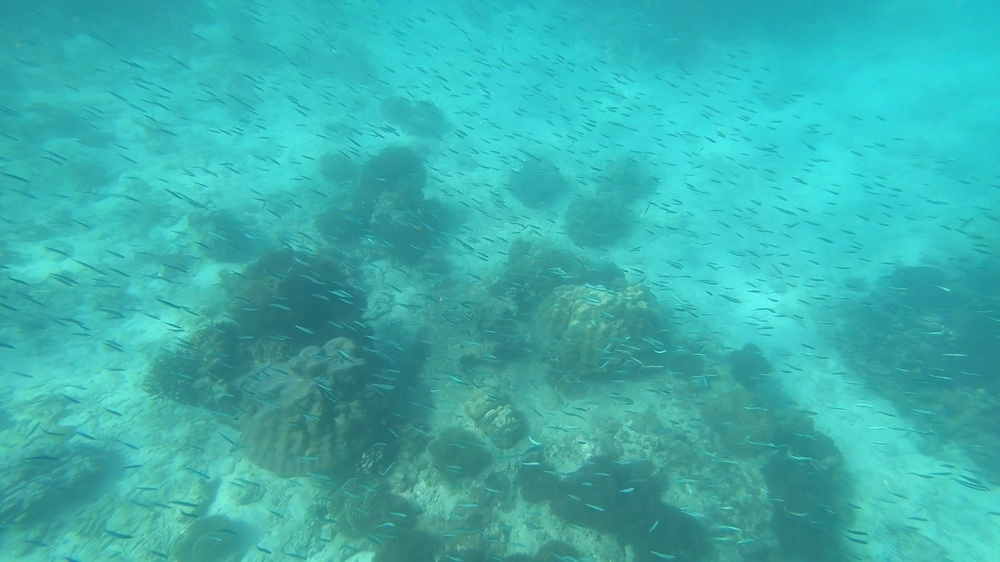
#> input picture Premidterm_Rattanapron/mergeimg.jpg, 1000 x 562 px, shrunk from 1920 x 1080 before the run, found by its file name
$ python pre_midterm.py
#> lines starting #> are read from the running program, lines starting #| are printed output that depends on the picture; after the words box and inside, x2 and y2 are one past the last pixel; in counts of white or black regions, pixels touching at a corner belong together
import cv2
import numpy as np
import matplotlib.pyplot as plt

# Load and convert the image to gray-scale
img = cv2.imread('D:/WORK/Year-3/Image-Processing/Premidterm/mergeimg.jpg')
#> img is the input picture: shape (562, 1000, 3); mean B, G, R 174.1, 177.8, 58.1
gray_image = cv2.cvtColor(img, cv2.COLOR_BGR2GRAY)
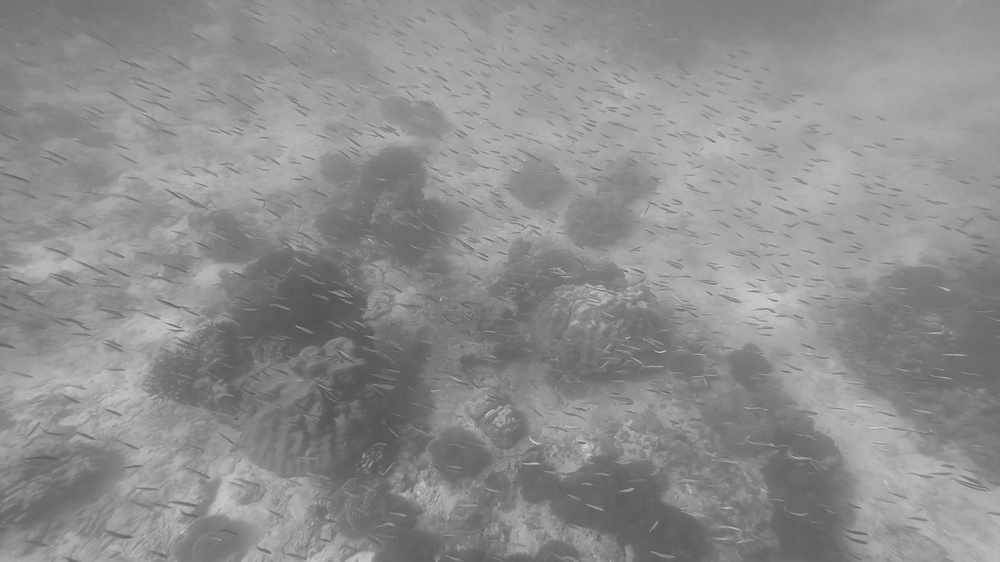
#> gray_image: shape (562, 1000); min 79, max 217, mean 141.6
cv2.imwrite('D:/WORK/Year-3/Image-Processing/Premidterm/grayimg.png', gray_image)

# Compute magnitude spectrum
f = np.fft.fft2(gray_image)
fshift = np.fft.fftshift(f)
magnitude_spectrum = 20 * np.log(np.abs(fshift) + 1)
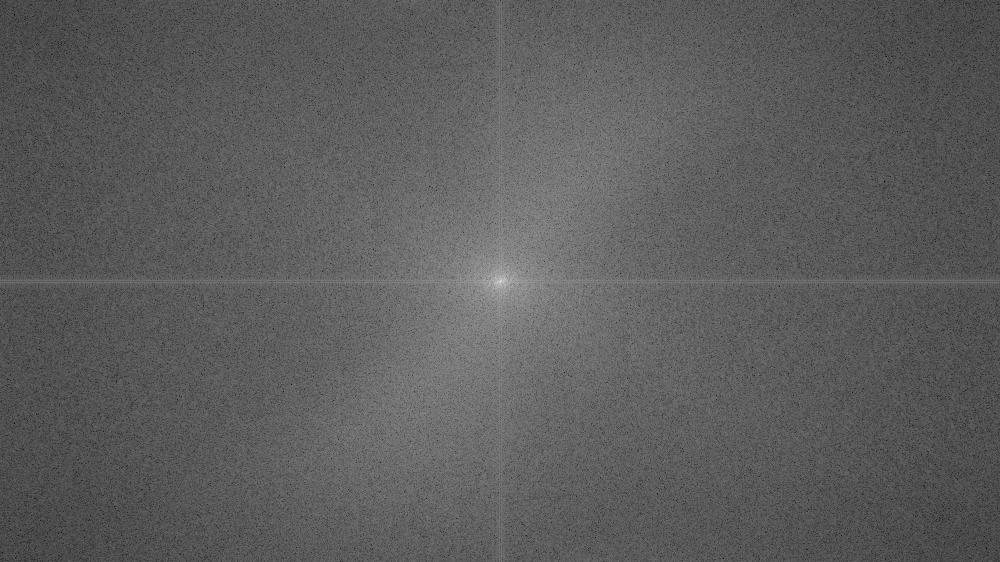
#> magnitude_spectrum: shape (562, 1000) float64; min 26.75, max 363.8, mean 150; drawn with min black and max white
magnitude_spectrum = np.uint8(255 * magnitude_spectrum / np.max(magnitude_spectrum))
cv2.imwrite('D:/WORK/Year-3/Image-Processing/Premidterm/magnitude.png', magnitude_spectrum)

# Ideal Lowpass and Highpass Filter masks
rows, cols = gray_image.shape
#> rows = 562; cols = 1000
crow, ccol = rows // 2, cols // 2
#> crow = 281; ccol = 500

radius = 15
lowpass_mask = np.zeros((rows, cols), np.uint8)
cv2.circle(lowpass_mask, (ccol, crow), radius, 1, thickness=-1)
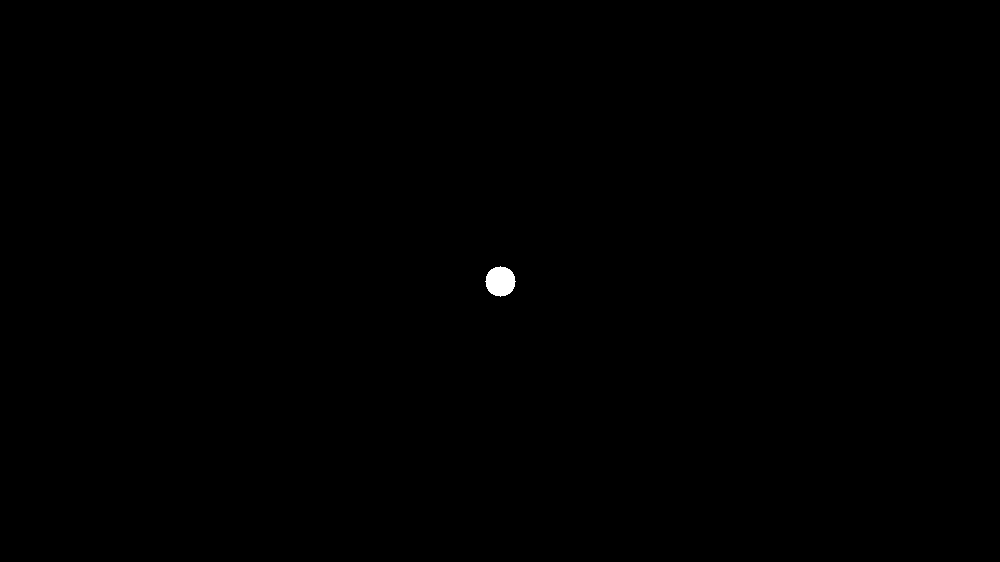
#> lowpass_mask: shape (562, 1000); values 0 (black) and 1 (white), 0.13% white; 1 white region, box (x1, y1, x2, y2) and area: (485, 266, 516, 297) 709

highpass_mask = np.ones((rows, cols), np.uint8)
cv2.circle(highpass_mask, (ccol, crow), radius, 0, thickness=-1)

# Apply filters
fshift_lowpass = fshift * lowpass_mask
fshift_highpass = fshift * highpass_mask

lowpass_image = np.fft.ifft2(np.fft.ifftshift(fshift_lowpass))
lowpass_image = np.abs(lowpass_image)
lowpass_image = np.uint8(255 * lowpass_image / np.max(lowpass_image))
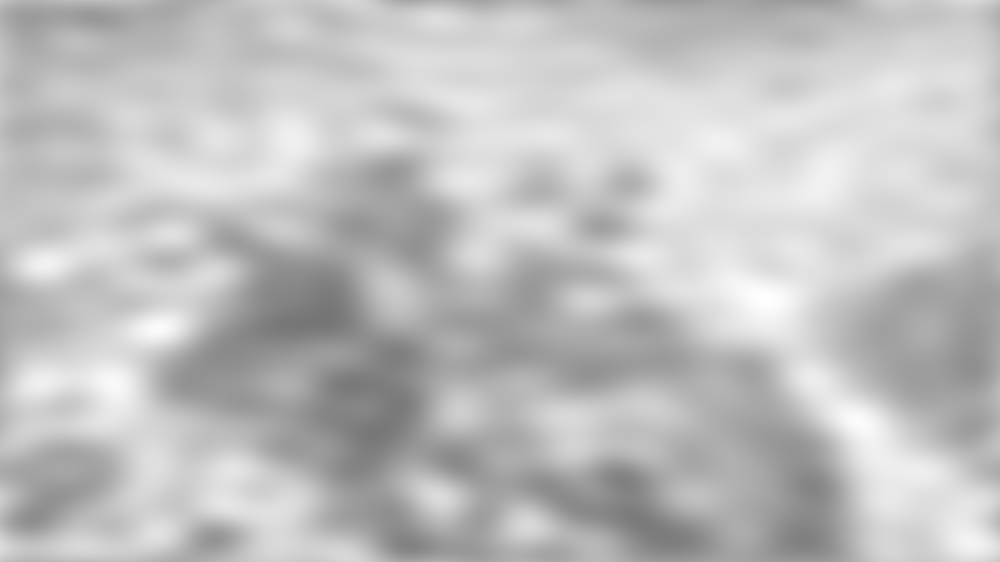
#> lowpass_image: shape (562, 1000); min 117, max 255, mean 191

highpass_image = np.fft.ifft2(np.fft.ifftshift(fshift_highpass))
highpass_image = np.abs(highpass_image)
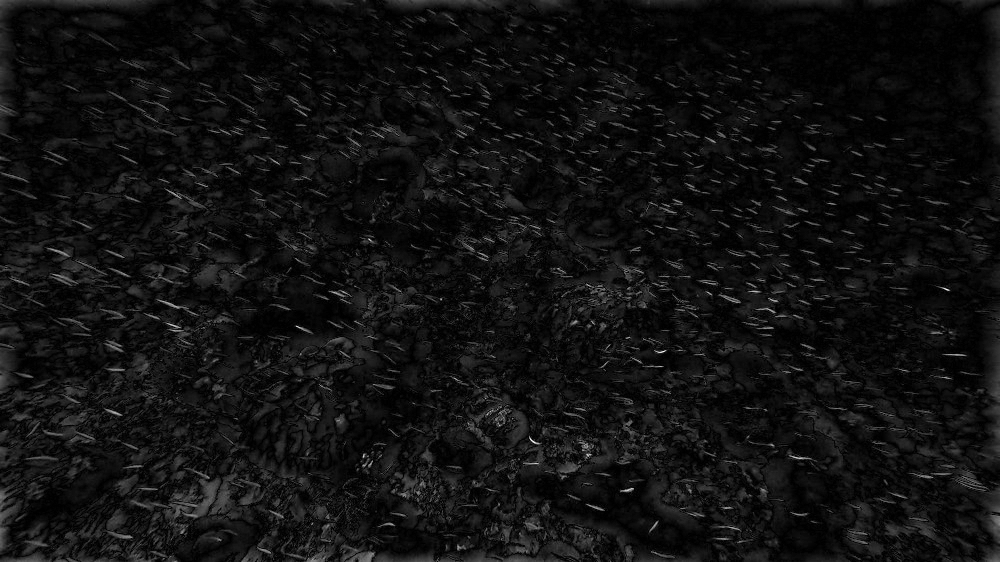
#> highpass_image: shape (562, 1000) float64; min 2.9e-05, max 87.75, mean 5.9; drawn with min black and max white
highpass_image = np.uint8(255 * highpass_image / np.max(highpass_image))

# magnitude spectrum
magnitude_lowpass = magnitude_spectrum * lowpass_mask
magnitude_highpass = magnitude_spectrum * highpass_mask

cv2.imwrite('D:/WORK/Year-3/Image-Processing/Premidterm/magnitude_low.png', magnitude_lowpass)
cv2.imwrite('D:/WORK/Year-3/Image-Processing/Premidterm/magnitude_high.png', magnitude_highpass)

# lowpass Highpass
cv2.imwrite('D:/WORK/Year-3/Image-Processing/Premidterm/inverse_low.png', lowpass_image)
cv2.imwrite('D:/WORK/Year-3/Image-Processing/Premidterm/inverse_high.png', highpass_image)

# Combined image
combined_image = cv2.add(lowpass_image, highpass_image)
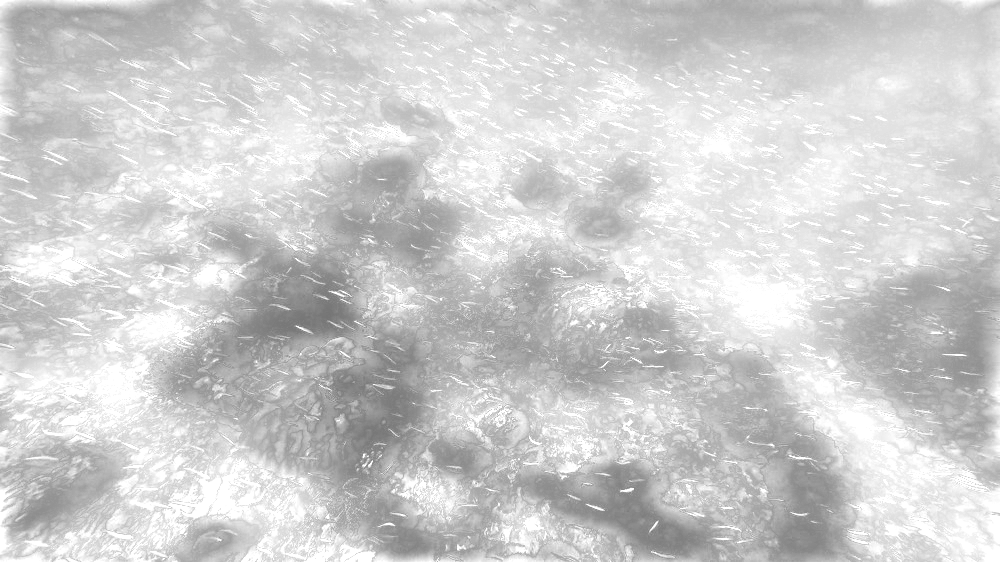
#> combined_image: shape (562, 1000); min 117, max 255, mean 206.6
cv2.imwrite('D:/WORK/Year-3/Image-Processing/Premidterm/inverse.png', combined_image)

# Display  result
plt.subplot(2, 2, 1)
plt.imshow(gray_image, cmap='gray')
plt.title('Gray-scale Image')
plt.axis('off')

plt.subplot(2,2,2)
plt.imshow(combined_image, cmap='gray')
plt.title('Combined Image')
plt.axis('off')


plt.show()
